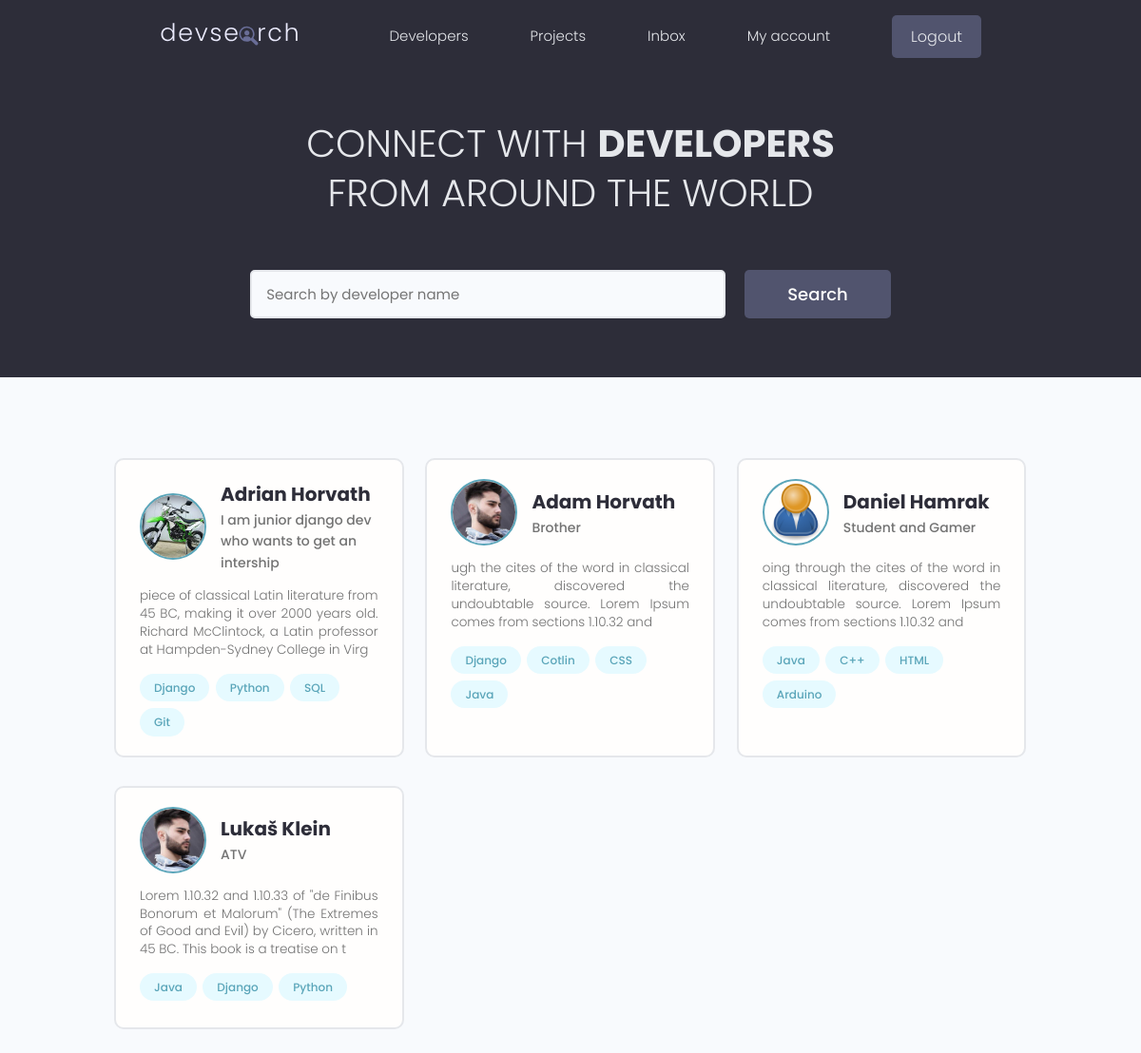
The app's page / (signed in) with its own data.
### users/models.py (models this page shows, shortened)
class Profile(models.Model):
    id = models.UUIDField(default=uuid.uuid4, unique=True,
    primary_key=True, editable=False)
    user = models.OneToOneField(User, on_delete=models.CASCADE, null=True,blank=True)
    name = models.CharField(max_length=200, blank=True, null=True)
    username = models.CharField(max_length=200, blank=True, null=True)
    location = models.CharField(max_length=200, blank=True, null=True)
    email = models.EmailField(max_length=300, null= True, blank=True)
    short_info = models.CharField(max_length=200, blank=True, null=True)
    bio = models.TextField(blank=True, null=True)
    profile_image = models.ImageField(blank=True, null=True, upload_to="profiles/", default="profiles/user-default.png")
    social_github = models.CharField(max_length=200, blank=True, null=True)
    social_twitter = models.CharField(max_length=200, blank=True, null=True)
    social_linkedin = models.CharField(max_length=200, blank=True, null=True)
    social_youtube = models.CharField(max_length=200, blank=True, null=True)
    social_website = models.CharField(max_length=200, blank=True, null=True)
    social_stackoverflow = models.CharField(max_length=200, blank=True, null=True)
    created = models.DateTimeField(auto_now_add=True)

class Skill(models.Model):
    id = models.UUIDField(default=uuid.uuid4, unique=True,
    primary_key=True, editable=False)
    skill = models.ForeignKey(Profile,on_delete=models.CASCADE, null=True, blank=True)
    name = models.CharField(max_length=50, blank=True, null=True)
    description = models.TextField(blank=True, null=True)
    created = models.DateTimeField(auto_now_add=True)

### users/views.py (the view)
# urls.py: path("", views.profiles,name="profiles" ),
def profiles (request):
    profiles= Profile.objects.all()
    context = {"profiles":profiles}
    return render(request, "users/profiles.html", context)

### users/templates/users/profiles.html (shortened to what this page needs)
{% extends 'main.html' %}
{% block content %}
<main class="home">
    <section class="hero-section text-center">
        <div class="container container--narrow">
            <div class="hero-section__box">
                <h2>CONNECT WITH <span>DEVELOPERS</span></h2>
                <h2>FROM AROUND THE WORLD</h2>
            </div>
            <div class="hero-section__search">
                <form class="form" action="#" method="get">
                    <div class="form__field">
                        <input class="input input--text" id="formInput#search" type="text" name="text"
                            placeholder="Search by developer name" />
                    </div>
                    <input class="btn btn--sub btn--lg" type="submit" value="Search" />
                </form>
            </div>
        </div>
    </section>
    <section class="devlist">
        <div class="container">
            <div class="grid grid--three">
                {% for profile in profiles %}
                <div class="column card">
                    <div class="dev">
                        <a href="{% url 'profile' profile.id %}" class="card__body">
                            <div class="dev__profile">
                                <img class="avatar avatar--md" src="{{ profile.profile_image.url }}"
                                    alt="image" />
                                <div class="dev__meta">
                                    <h3>{{ profile.name }}</h3>
                                    <h5>{{ profile.short_info|slice:"60" }}</h5>
                                </div>
                            </div>
                            <p class="dev__info">{{ profile.bio|slice:"150" }}</p>
                            <div class="dev__skills">
                                {% for skill in profile.skill_set.all|slice:"4" %}
                                <span class="tag tag--pill tag--main">
                                    <small>{{ skill.name }}</small>
                                </span>
                                {% endfor %}
                            </div>
                        </a>
                    </div>
                </div>
                {% endfor %}
            </div>
        </div>
    </section>
</main>
{% endblock content %}

### static/styles/app.css (style rules this page uses)
:root { --color-sub: #2d2d39; }
.btn--sub { background-color: var(--color-sub-light); }
.card { border: 2px solid var(--color-light); }
img { width: 100%; }
.hero-section { height: 40vh; display: flex; align-items: center; background-color: var(--color-sub); }
.hero-section__box { margin-bottom: 4rem; }
.hero-section__box > h2, .hero-section__box > h2 > span { font-size: 4rem; color: var(--color-light); line-height: 1.3; text-transform: uppercase; }
.hero-section__box > h2 { font-weight: 300; }
.hero-section__box > h2 > span { font-weight: 700; }
.hero-section__search > .form { display: flex; align-items: center; justify-content: center; gap: 2rem; }
.hero-section__search > .form input.input--text { width: 50rem; }
.devlist { margin-top: 8rem; }
.devlist .grid { align-items: stretch; }
.devlist .dev .dev__profile { display: flex; align-items: center; gap: 1.5rem; }
.devlist .dev .dev__meta h3 { color: var(--color-sub); font-size: 2rem; font-weight: 700; }
.devlist .dev .dev__meta h5 { color: var(--color-text); font-size: 1.4rem; font-weight: 500; }
.devlist .dev .dev__info { margin: 1.5rem 0; font-size: 1.35rem; line-height: 1.4; text-align: justify; }

### static/uikit/styles/modules/_variables.css (style rules this page uses)
:root { --color-main: #5aa5b9; --color-main-light: #e6faff; --color-sub: #3f4156; --color-sub-light: #51546e; --color-sub-lighter: #ededfd; --color-text: #737373; --color-gray: #8b8b8b; --color-light: #e5e7eb; --color-light-gray: #767676; --color-bg: #f8fafd; --color-white: #fffefd; --color-white-light: #f3f3f3; --color-success: #359e64; --color-success-bg: #def8e8; --color-error: #fc4b0b; --color-error-bg: #fff2ee; --font-base: 'Poppins', arial, helvetica, 'Segoe UI', roboto, ubuntu, sans-serif; --font-monospace: 'Fira Code', 'Courier New', courier, monospace; --font-regular: 300; --font-medium: 500; --font-bold: 700; --generic-shadow: 1px 1px 5px #00000010; --generic-transition: all 0.3s ease-in-out; }

### static/uikit/styles/modules/_base.css (style rules this page uses)
* { margin: 0; padding: 0; box-sizing: border-box; text-rendering: optimizeLegibility; color: inherit; font-size: inherit; }
html { font-size: 50%; }
@media only screen and (min-width: 480px) { html { font-size: 56.25%; } }
@media only screen and (min-width: 1200px) { html { font-size: 62.5%; } }
body { line-height: 1.6; font-weight: 400; font-size: 1.5rem; color: var(--color-text); background-color: var(--color-bg); min-height: 100vh; }

### static/uikit/styles/modules/_typography.css (style rules this page uses)
* { font-family: var(--font-base); }
h2 { font-size: 3.6rem; font-weight: var(--font-bold); }
h3 { font-size: 3.2rem; font-weight: var(--font-medium); }
h5 { font-size: 2.4rem; font-weight: var(--font-medium); }
h5, h6 { font-weight: var(--font-regular); }
p, span, strong { font-size: 1.6rem; color: var(--color-text); font-weight: var(--font-regular); }
a { padding-bottom: 2px; text-decoration: none; display: inline-block; color: var(--color-main); font-weight: var(--font-medium); }

### static/uikit/styles/modules/_utilities.css (style rules this page uses)
.container { width: 92%; max-width: 165rem; margin: 0 auto; box-sizing: border-box; }
.container--narrow { width: 92%; max-width: 120rem; }
@media screen and (min-width: 1000px) { .container { width: 90%; } }
@media screen and (min-width: 1000px) { .container--narrow { width: 85%; } }
@media screen and (min-width: 1200px) { .container { width: 80%; } }
@media screen and (min-width: 1200px) { .container--narrow { width: 72%; } }
.text-center { text-align: center; }

### static/uikit/styles/modules/_avatar.css (style rules this page uses)
.avatar { border-radius: 50%; border: 2px solid var(--color-main); object-fit: cover; }
.avatar--md { height: 7rem; width: 7rem; }

### static/uikit/styles/modules/_button.css (style rules this page uses)
.btn { display: inline-block; position: relative; cursor: pointer; background-color: var(--color-light); font-weight: var(--font-medium); color: var(--color-sub); text-decoration: none; padding: 1rem 2rem; border-radius: 0.5rem; border: none; width: -webkit-fit-content; width: -moz-fit-content; width: fit-content; height: -webkit-fit-content; height: -moz-fit-content; height: fit-content; font-size: 1.6rem; outline-width: 0; outline-color: transparent; -webkit-backface-visibility: hidden; backface-visibility: hidden; transition: all 0.3s ease-in-out; }
.btn--sub { background-color: var(--color-sub); color: var(--color-white); }
.btn--lg { font-size: 1.8rem; padding: 1.2rem 4.5rem; }

### static/uikit/styles/modules/_card.css (style rules this page uses)
.card { border-radius: 1rem; background-color: var(--color-white); border: 1.5px solid var(--color-light); width: auto; height: auto; margin-top: 0.5rem; margin-bottom: 0.5rem; overflow: hidden; }
.card__body, .card__header { padding: 2rem 2.5rem; }

### records on screen
Profile: profile_image (picture), name "Adrian Horvath", short_info "I am junior django dev who wants to get an intership", bio "piece of classical Latin literature from 45 BC, making it over 2000 years old. Richard McClintock, a Latin professor at Hampden-Sydney College in Virg"
Skill: name "Django"
Skill: name "Python"
Skill: name "SQL"
Skill: name "Git"
Profile: profile_image (picture), name "Adam Horvath", short_info "Brother", bio "ugh the cites of the word in classical literature, discovered the undoubtable source. Lorem Ipsum comes from sections 1.10.32 and"
Skill: name "Django"
Skill: name "Cotlin"
Skill: name "CSS"
Skill: name "Java"
Profile: profile_image (placeholder picture), name "Daniel Hamrak", short_info "Student and Gamer", bio "oing through the cites of the word in classical literature, discovered the undoubtable source. Lorem Ipsum comes from sections 1.10.32 and"
Skill: name "Java"
Skill: name "C++"
Skill: name "HTML"
Skill: name "Arduino"
Profile: profile_image (picture), name "Lukaš Klein", short_info "ATV", bio "Lorem 1.10.32 and 1.10.33 of \"de Finibus Bonorum et Malorum\" (The Extremes of Good and Evil) by Cicero, written in 45 BC. This book is a treatise on t"
Skill: name "Java"
Skill: name "Django"
Skill: name "Python"
